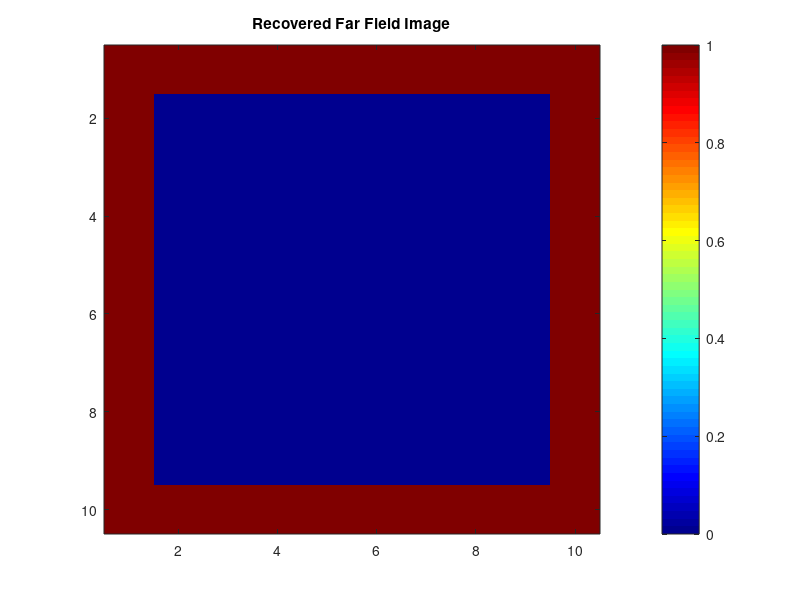
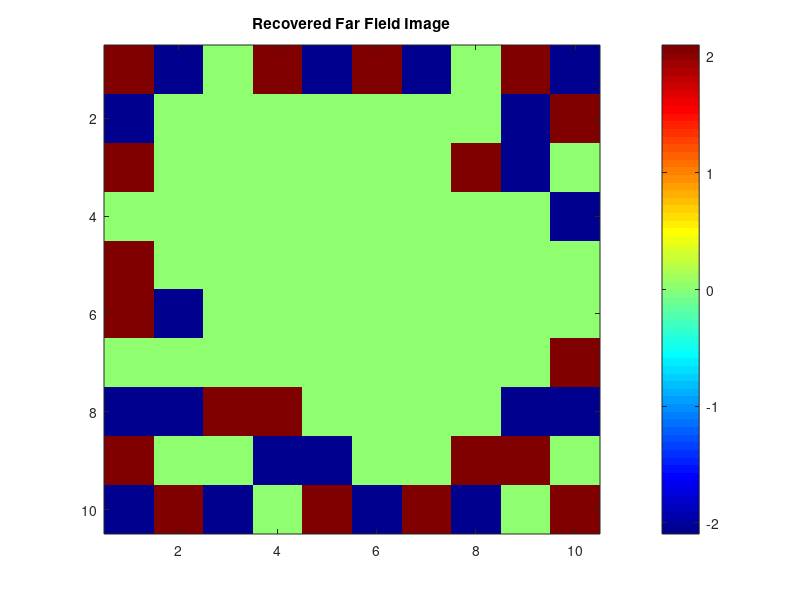
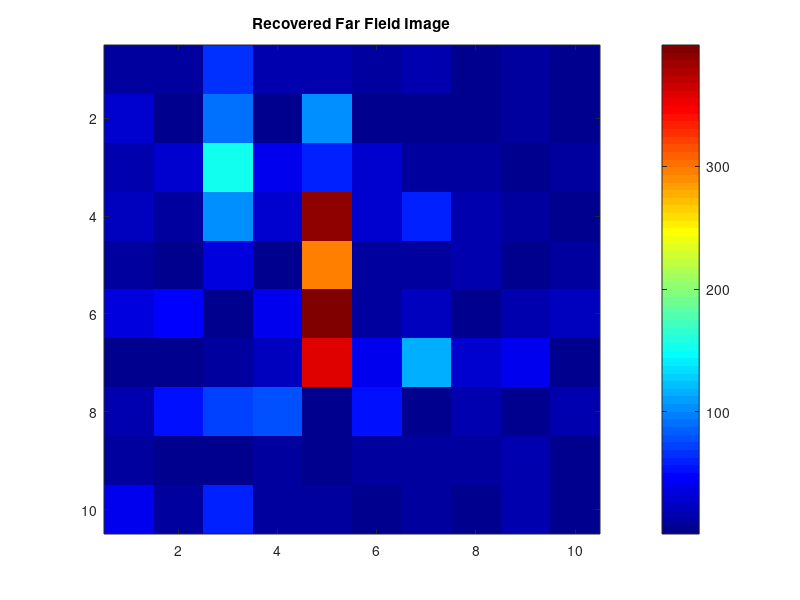

Recreate these plots in MATLAB, in order.

phase = [2.09439510239319,-2.09439510239320,-1.33226762955019e-15,2.09439510239319,-2.09439510239320,2.09439510239319,-2.09439510239320,-1.33226762955019e-15,2.09439510239319,-2.09439510239320;-2.09439510239320,0,0,0,0,0,0,-1.33226762955019e-15,-2.09439510239320,2.09439510239319;2.09439510239319,0,0,0,0,0,0,2.09439510239319,-2.09439510239320,-1.33226762955019e-15;-1.33226762955019e-15,0,0,0,0,0,0,0,0,-2.09439510239320;2.09439510239319,-1.33226762955019e-15,0,0,0,0,0,0,0,-1.33226762955019e-15;2.09439510239319,-2.09439510239320,0,0,0,0,0,0,0,-1.33226762955019e-15;-1.33226762955019e-15,0,0,0,0,0,0,0,0,2.09439510239319;-2.09439510239320,-2.09439510239320,2.09439510239319,2.09439510239319,-1.33226762955019e-15,0,0,-1.33226762955019e-15,-2.09439510239320,-2.09439510239320;2.09439510239319,-1.33226762955019e-15,-1.33226762955019e-15,-2.09439510239320,-2.09439510239320,0,0,2.09439510239319,2.09439510239319,-1.33226762955019e-15;-2.09439510239320,2.09439510239319,-2.09439510239320,-1.33226762955019e-15,2.09439510239319,-2.09439510239320,2.09439510239319,-2.09439510239320,-1.33226762955019e-15,2.09439510239319];

Amp = [1	1	1	1	1	1	1	1	1	1
1	0	0	0	0	0	0	0	0	1
1	0	0	0	0	0	0	0	0	1
1	0	0	0	0	0	0	0	0	1
1	0	0	0	0	0	0	0	0	1
1	0	0	0	0	0	0	0	0	1
1	0	0	0	0	0	0	0	0	1
1	0	0	0	0	0	0	0	0	1
1	0	0	0	0	0	0	0	0	1
1	1	1	1	1	1	1	1	1	1
];

ori = Amp.*exp(1i*phase);
Angular_Spectrum = (fft2(fftshift(ori))); %Near Field

figure
imagesc(abs(ori).^2);
set(gcf,  'Position', [00, 00, 350, 300]);
set(gca,  'FontSize', 10)% Font Size
colormap jet;
colorbar;
title('Recovered Far Field Image');

figure
imagesc(phase);
set(gcf,  'Position', [00, 00, 350, 300]);
set(gca,  'FontSize', 10)% Font Size
colormap jet;
colorbar;
title('Recovered Far Field Image');

figure
imagesc(abs(Angular_Spectrum).^2);
set(gcf,  'Position', [00, 00, 350, 300]);
set(gca,  'FontSize', 10)% Font Size
colormap jet;
colorbar;
title('Recovered Far Field Image');
